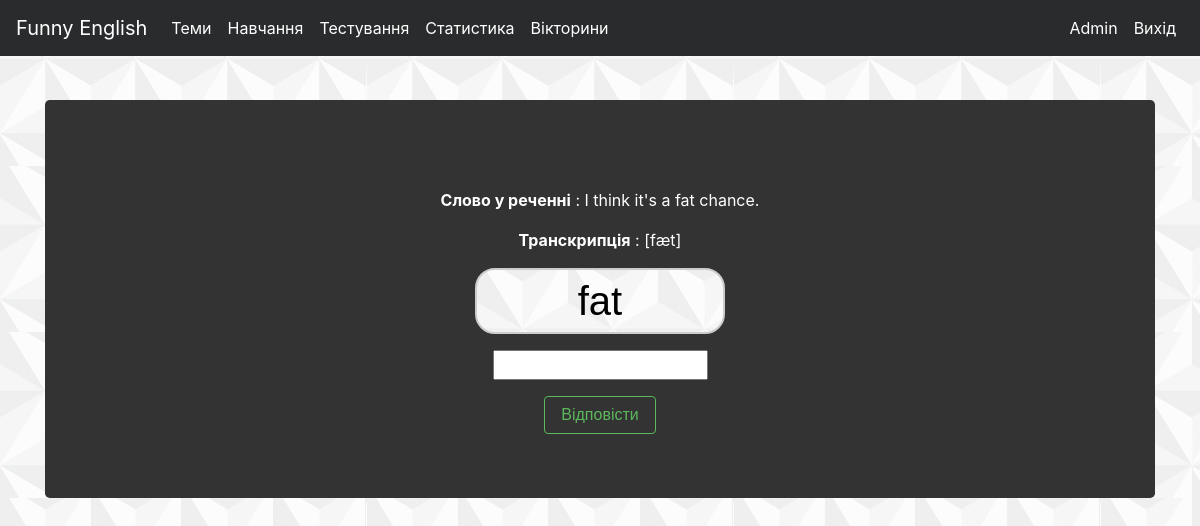
/testing/ (signed in), run on an earlier commit of the app's database.
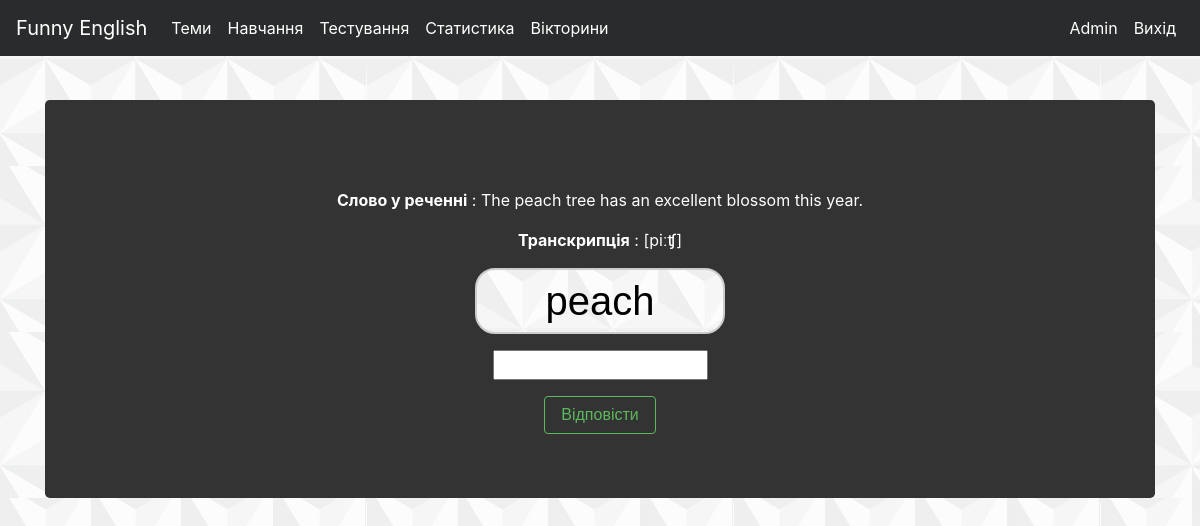
And on a later commit of the database.
### word/models.py (models this page shows, shortened)
class Word(models.Model):
    engWord = models.CharField(max_length=25, verbose_name="English")
    trWord = models.CharField(max_length=25, verbose_name="Ukrainian")
    word = models.ForeignKey(Theme, on_delete=models.CASCADE, verbose_name="Theme", default=None)
    sentence = models.TextField(verbose_name="Sentence")
    structure = models.CharField(max_length=25, verbose_name="Structure")
    img = models.ImageField(upload_to='static/img/words')

### word/views.py (the view, shortened to what this page needs)
# urls.py: path('testing/', views.testing, name="testing"),
@login_required(login_url="user:login")
def testing(request):
    count = WordKnowledge.objects.filter(user=request.user).count()
    if count == 0:
        messages.info(request, "Спочатку слід вивчити словник")
        return redirect("index")
    cevap = request.GET.get("answer")
    soru = request.GET.get("soru")
    count = WordKnowledge.objects.filter(user=request.user).count()
    if count == 0:
        return redirect("index")
    id = WordKnowledge.objects.filter(user=request.user).order_by("date").first()
    kelime = Word.objects.filter(id=id.word_id).first()
    if id.date.toordinal() > datetime.now().toordinal():
        messages.success(request, "Зараз у вас немає слів для перевірки.")
        return redirect("index")
    return render(request, "testing.html", {"word": kelime})

### templates/testing.html
{% extends "layout.html" %}
{% block body %}
<div class="jumbotron text-center" style="background-color:#333333">
        <br>
        <p style="color:white"><b>Слово у реченні</b> : {{word.sentence}}<p>
        <p style="color:white"><b>Транскрипція</b> : {{word.structure}}<p>
        <form autocomplete="off">
                <input type="text" name="soru" value={{word.engWord}} class="word" readonly>
                <p>
                <p><input type="text" name="answer"></p>
                <button type = "submit" class = "btn btn-outline-success">Відповісти</button>
        </form>
</div>
{% endblock body %}

What changed in the data, as far as the page shows it:
no longer on this page (row edited): Word: sentence "I think it's a fat chance.", structure "[fæt]", soru "fat"
now on this page (row edited): Word: sentence "The peach tree has an excellent blossom this year.", structure "[piːʧ]", soru "peach"
